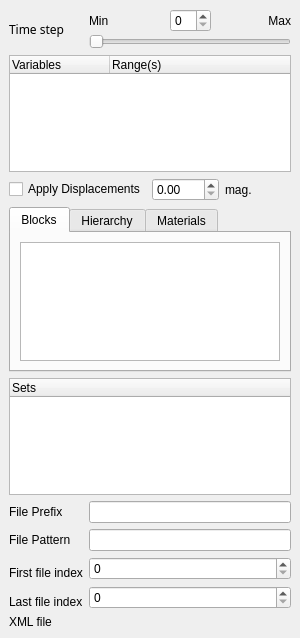
<ui version="4.0" >
 <author></author>
 <comment></comment>
 <exportmacro></exportmacro>
 <class>ExodusPanel</class>
 <widget class="QWidget" name="ExodusPanel" >
  <property name="geometry" >
   <rect>
    <x>0</x>
    <y>0</y>
    <width>300</width>
    <height>638</height>
   </rect>
  </property>
  <property name="sizePolicy" >
   <sizepolicy>
    <hsizetype>5</hsizetype>
    <vsizetype>5</vsizetype>
    <horstretch>0</horstretch>
    <verstretch>0</verstretch>
   </sizepolicy>
  </property>
  <property name="windowTitle" >
   <string>Form</string>
  </property>
  <layout class="QGridLayout" >
   <property name="margin" >
    <number>9</number>
   </property>
   <property name="spacing" >
    <number>6</number>
   </property>
   <item row="10" column="1" >
    <widget class="pqFileChooserWidget" name="XMLFileName" >
     <property name="sizePolicy" >
      <sizepolicy>
       <hsizetype>7</hsizetype>
       <vsizetype>0</vsizetype>
       <horstretch>0</horstretch>
       <verstretch>0</verstretch>
      </sizepolicy>
     </property>
    </widget>
   </item>
   <item row="5" column="1" >
    <widget class="QLineEdit" name="FilePrefix" >
     <property name="sizePolicy" >
      <sizepolicy>
       <hsizetype>7</hsizetype>
       <vsizetype>0</vsizetype>
       <horstretch>0</horstretch>
       <verstretch>0</verstretch>
      </sizepolicy>
     </property>
    </widget>
   </item>
   <item rowspan="2" row="8" column="1" >
    <widget class="QSpinBox" name="FileRange_1" >
     <property name="sizePolicy" >
      <sizepolicy>
       <hsizetype>7</hsizetype>
       <vsizetype>0</vsizetype>
       <horstretch>0</horstretch>
       <verstretch>0</verstretch>
      </sizepolicy>
     </property>
    </widget>
   </item>
   <item row="10" column="0" >
    <widget class="QLabel" name="label_4" >
     <property name="sizePolicy" >
      <sizepolicy>
       <hsizetype>5</hsizetype>
       <vsizetype>5</vsizetype>
       <horstretch>0</horstretch>
       <verstretch>0</verstretch>
      </sizepolicy>
     </property>
     <property name="text" >
      <string>XML file</string>
     </property>
     <property name="wordWrap" >
      <bool>true</bool>
     </property>
    </widget>
   </item>
   <item row="7" column="1" >
    <widget class="QSpinBox" name="FileRange_0" >
     <property name="sizePolicy" >
      <sizepolicy>
       <hsizetype>7</hsizetype>
       <vsizetype>0</vsizetype>
       <horstretch>0</horstretch>
       <verstretch>0</verstretch>
      </sizepolicy>
     </property>
    </widget>
   </item>
   <item rowspan="2" row="7" column="0" >
    <widget class="QLabel" name="label_3" >
     <property name="sizePolicy" >
      <sizepolicy>
       <hsizetype>5</hsizetype>
       <vsizetype>5</vsizetype>
       <horstretch>0</horstretch>
       <verstretch>0</verstretch>
      </sizepolicy>
     </property>
     <property name="text" >
      <string>First file index</string>
     </property>
     <property name="wordWrap" >
      <bool>true</bool>
     </property>
    </widget>
   </item>
   <item row="9" column="0" >
    <widget class="QLabel" name="label" >
     <property name="sizePolicy" >
      <sizepolicy>
       <hsizetype>5</hsizetype>
       <vsizetype>5</vsizetype>
       <horstretch>0</horstretch>
       <verstretch>0</verstretch>
      </sizepolicy>
     </property>
     <property name="text" >
      <string>Last file index</string>
     </property>
     <property name="wordWrap" >
      <bool>true</bool>
     </property>
    </widget>
   </item>
   <item row="0" column="0" >
    <widget class="QLabel" name="label_2" >
     <property name="sizePolicy" >
      <sizepolicy>
       <hsizetype>5</hsizetype>
       <vsizetype>5</vsizetype>
       <horstretch>0</horstretch>
       <verstretch>0</verstretch>
      </sizepolicy>
     </property>
     <property name="font" >
      <font>
       <family>Sans Serif</family>
       <pointsize>9</pointsize>
       <weight>50</weight>
       <italic>false</italic>
       <bold>false</bold>
       <underline>false</underline>
       <strikeout>false</strikeout>
      </font>
     </property>
     <property name="text" >
      <string>Time step</string>
     </property>
     <property name="wordWrap" >
      <bool>true</bool>
     </property>
    </widget>
   </item>
   <item row="0" column="1" >
    <layout class="QGridLayout" >
     <property name="margin" >
      <number>0</number>
     </property>
     <property name="spacing" >
      <number>2</number>
     </property>
     <item row="0" column="1" >
      <widget class="QSpinBox" name="TimeStep:Spin" />
     </item>
     <item row="0" column="0" >
      <widget class="QLabel" name="TimeStepMin" >
       <property name="sizePolicy" >
        <sizepolicy>
         <hsizetype>7</hsizetype>
         <vsizetype>5</vsizetype>
         <horstretch>0</horstretch>
         <verstretch>0</verstretch>
        </sizepolicy>
       </property>
       <property name="text" >
        <string>Min</string>
       </property>
      </widget>
     </item>
     <item row="0" column="2" >
      <widget class="QLabel" name="TimeStepMax" >
       <property name="sizePolicy" >
        <sizepolicy>
         <hsizetype>7</hsizetype>
         <vsizetype>5</vsizetype>
         <horstretch>0</horstretch>
         <verstretch>0</verstretch>
        </sizepolicy>
       </property>
       <property name="text" >
        <string>Max</string>
       </property>
       <property name="alignment" >
        <set>Qt::AlignRight|Qt::AlignTrailing|Qt::AlignVCenter</set>
       </property>
      </widget>
     </item>
     <item row="1" column="0" colspan="3" >
      <widget class="QSlider" name="TimeStep" >
       <property name="orientation" >
        <enum>Qt::Horizontal</enum>
       </property>
      </widget>
     </item>
    </layout>
   </item>
   <item row="4" column="0" colspan="2" >
    <widget class="QTreeWidget" name="Sets" >
     <property name="minimumSize" >
      <size>
       <width>0</width>
       <height>100</height>
      </size>
     </property>
     <property name="rootIsDecorated" >
      <bool>false</bool>
     </property>
     <column>
      <property name="text" >
       <string>Sets</string>
      </property>
     </column>
    </widget>
   </item>
   <item row="3" column="0" colspan="2" >
    <widget class="QTabWidget" name="DisplayType" >
     <property name="currentIndex" >
      <number>0</number>
     </property>
     <widget class="QWidget" name="tab_3" >
      <attribute name="title" >
       <string>Blocks</string>
      </attribute>
      <layout class="QGridLayout" >
       <property name="margin" >
        <number>9</number>
       </property>
       <property name="spacing" >
        <number>6</number>
       </property>
       <item row="0" column="0" >
        <widget class="QListWidget" name="BlockArrayStatus" >
         <property name="minimumSize" >
          <size>
           <width>0</width>
           <height>5</height>
          </size>
         </property>
        </widget>
       </item>
      </layout>
     </widget>
     <widget class="QWidget" name="tab" >
      <attribute name="title" >
       <string>Hierarchy</string>
      </attribute>
      <layout class="QGridLayout" >
       <property name="margin" >
        <number>9</number>
       </property>
       <property name="spacing" >
        <number>6</number>
       </property>
       <item row="0" column="0" >
        <widget class="QListWidget" name="HierarchyArrayStatus" />
       </item>
      </layout>
     </widget>
     <widget class="QWidget" name="tab_2" >
      <attribute name="title" >
       <string>Materials</string>
      </attribute>
      <layout class="QGridLayout" >
       <property name="margin" >
        <number>9</number>
       </property>
       <property name="spacing" >
        <number>6</number>
       </property>
       <item row="0" column="0" >
        <widget class="QListWidget" name="MaterialArrayStatus" />
       </item>
      </layout>
     </widget>
    </widget>
   </item>
   <item row="2" column="0" colspan="2" >
    <layout class="QHBoxLayout" >
     <property name="margin" >
      <number>0</number>
     </property>
     <property name="spacing" >
      <number>6</number>
     </property>
     <item>
      <widget class="QCheckBox" name="ApplyDisplacements" >
       <property name="layoutDirection" >
        <enum>Qt::LeftToRight</enum>
       </property>
       <property name="text" >
        <string>Apply Displacements</string>
       </property>
      </widget>
     </item>
     <item>
      <widget class="QDoubleSpinBox" name="DisplacementMagnitude" />
     </item>
     <item>
      <widget class="QLabel" name="label_5" >
       <property name="text" >
        <string>mag.</string>
       </property>
      </widget>
     </item>
    </layout>
   </item>
   <item row="1" column="0" colspan="2" >
    <widget class="QTreeWidget" name="Variables" >
     <property name="minimumSize" >
      <size>
       <width>0</width>
       <height>100</height>
      </size>
     </property>
     <property name="rootIsDecorated" >
      <bool>false</bool>
     </property>
     <column>
      <property name="text" >
       <string>Variables</string>
      </property>
     </column>
     <column>
      <property name="text" >
       <string>Range(s)</string>
      </property>
     </column>
    </widget>
   </item>
   <item row="5" column="0" >
    <widget class="QLabel" name="label_7" >
     <property name="sizePolicy" >
      <sizepolicy>
       <hsizetype>5</hsizetype>
       <vsizetype>5</vsizetype>
       <horstretch>0</horstretch>
       <verstretch>0</verstretch>
      </sizepolicy>
     </property>
     <property name="text" >
      <string>File Prefix</string>
     </property>
     <property name="wordWrap" >
      <bool>true</bool>
     </property>
    </widget>
   </item>
   <item row="6" column="1" >
    <widget class="QLineEdit" name="FilePattern" >
     <property name="sizePolicy" >
      <sizepolicy>
       <hsizetype>7</hsizetype>
       <vsizetype>0</vsizetype>
       <horstretch>0</horstretch>
       <verstretch>0</verstretch>
      </sizepolicy>
     </property>
    </widget>
   </item>
   <item row="6" column="0" >
    <widget class="QLabel" name="label_6" >
     <property name="sizePolicy" >
      <sizepolicy>
       <hsizetype>5</hsizetype>
       <vsizetype>5</vsizetype>
       <horstretch>0</horstretch>
       <verstretch>0</verstretch>
      </sizepolicy>
     </property>
     <property name="text" >
      <string>File Pattern</string>
     </property>
     <property name="wordWrap" >
      <bool>true</bool>
     </property>
    </widget>
   </item>
  </layout>
 </widget>
 <pixmapfunction></pixmapfunction>
 <customwidgets>
  <customwidget>
   <class>pqFileChooserWidget</class>
   <extends>QWidget</extends>
   <header>pqFileChooserWidget.h</header>
   <container>0</container>
   <pixmap></pixmap>
  </customwidget>
 </customwidgets>
 <resources/>
 <connections/>
</ui>
